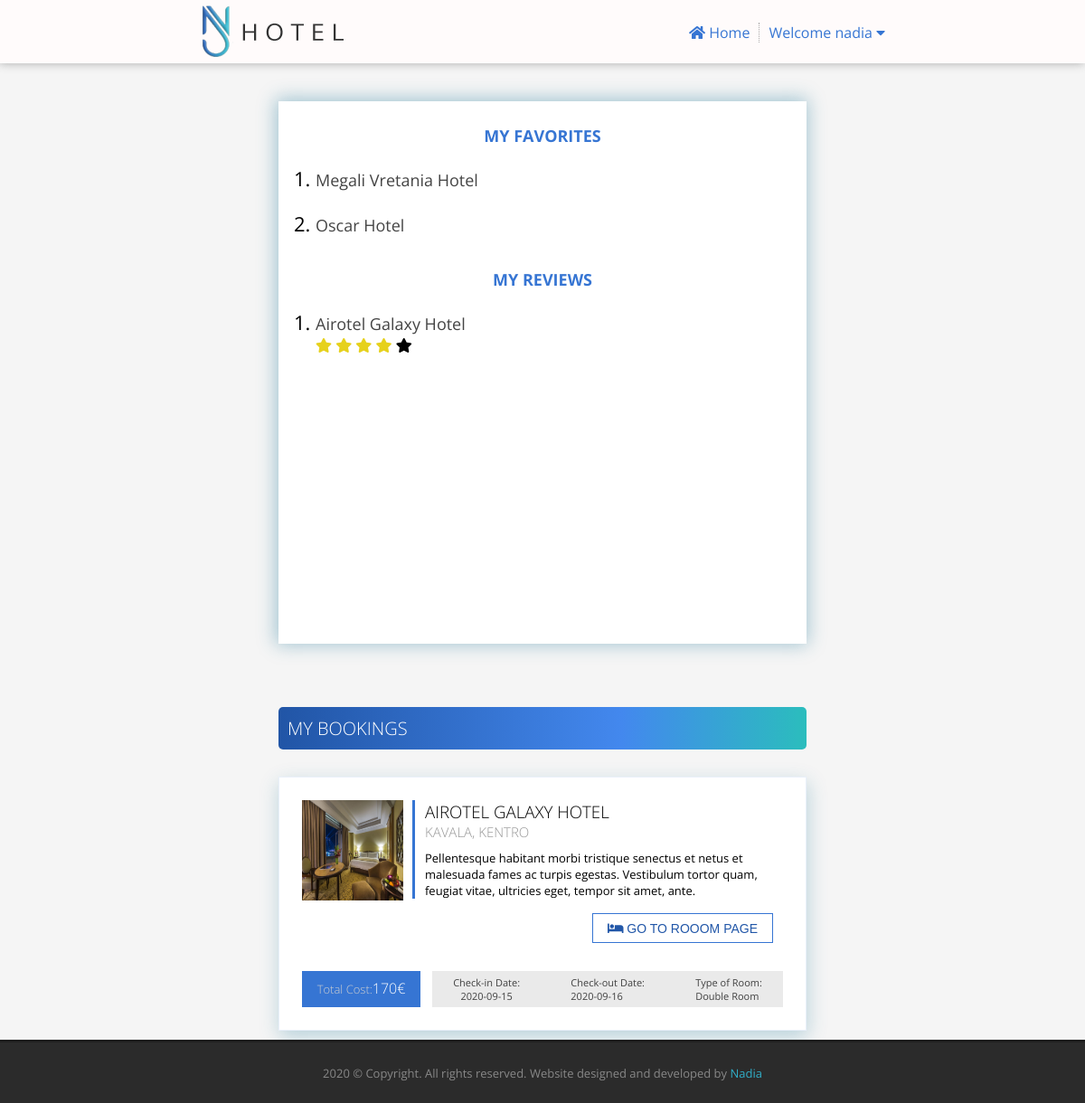
Screenshot of /public/profile.php (signed in) with the database file from the repository.
### tables this page shows
CREATE TABLE `user` (
  `user_id` int(10) UNSIGNED NOT NULL,
  `name` varchar(250) NOT NULL,
  `email` varchar(250) NOT NULL,
  `password` text NOT NULL,
  `created_time` timestamp NOT NULL DEFAULT current_timestamp()
);

CREATE TABLE `favorite` (
  `user_id` int(10) UNSIGNED NOT NULL,
  `room_id` int(10) UNSIGNED NOT NULL,
  `created_time` timestamp NOT NULL DEFAULT current_timestamp()
);

CREATE TABLE `room` (
  `room_id` int(10) UNSIGNED NOT NULL,
  `type_id` int(10) UNSIGNED NOT NULL,
  `name` varchar(250) NOT NULL,
  `city` varchar(250) NOT NULL,
  `area` varchar(250) NOT NULL,
  `photo_url` varchar(250) NOT NULL,
  `count_of_guests` int(10) UNSIGNED NOT NULL,
  `price` int(10) UNSIGNED NOT NULL,
  `address` varchar(250) NOT NULL,
  `location_lat` decimal(10,7) NOT NULL,
  `location_long` decimal(10,7) NOT NULL,
  `description_short` varchar(250) NOT NULL,
  `description_long` text NOT NULL,
  `parking` tinyint(1) NOT NULL,
  `wifi` tinyint(1) NOT NULL,
  `pet_friendly` tinyint(1) NOT NULL,
  `avg_reviews` decimal(10,7) DEFAULT NULL,
  `count_reviews` int(10) UNSIGNED DEFAULT 0,
  `created_time` timestamp NOT NULL DEFAULT current_timestamp()
);

CREATE TABLE `review` (
  `review_id` int(10) UNSIGNED NOT NULL,
  `room_id` int(10) UNSIGNED NOT NULL,
  `user_id` int(10) UNSIGNED DEFAULT NULL,
  `rate` int(10) UNSIGNED NOT NULL,
  `comment` varchar(250) DEFAULT NULL,
  `created_time` timestamp NOT NULL DEFAULT current_timestamp()
);

CREATE TABLE `booking` (
  `booking_id` int(10) UNSIGNED NOT NULL,
  `user_id` int(10) UNSIGNED NOT NULL,
  `room_id` int(10) UNSIGNED NOT NULL,
  `check_in_date` date NOT NULL,
  `check_out_date` date NOT NULL,
  `total_price` int(10) UNSIGNED NOT NULL,
  `created_time` timestamp NOT NULL DEFAULT current_timestamp()
);

CREATE TABLE `room_type` (
  `type_id` int(10) UNSIGNED NOT NULL,
  `title` varchar(250) NOT NULL
);

### app/Hotel/User.php (called while the page is built, shortened)
<?php
class User extends BaseService{
    private static $currentUserId;
    public function getByUserId($userId){
        $parameters = [
            ':user_id' => $userId
        ];
        return $this->fetch("SELECT * FROM user WHERE user_id = :user_id", $parameters);
    }
    public static function getCurrentUserId(){
        return self::$currentUserId;
    }
    public static function setCurrentUserId($userId){
       self::$currentUserId = $userId;
    }
}
?>

### app/Hotel/BaseService.php (called while the page is built, shortened)
<?php
class BaseService{
    private static $pdo;
    protected function initializePdo(){
        if(!empty(self::$pdo)){
            return;
        }
        $config = Configuration::getInstance();
        $databaseConfig = $config->getConfig()['database'];
        try{
            self::$pdo = new PDO(sprintf('mysql:host=%s;dbname=%s;charset=UTF8', $databaseConfig['host'], $databaseConfig['dbname']), $databaseConfig['username'], $databaseConfig['password'], [PDO::MYSQL_ATTR_INIT_COMMAND => "SET NAMES 'UTF8'"]);
            self::$pdo->setAttribute(PDO::ATTR_ERRMODE, PDO::ERRMODE_EXCEPTION);
        }catch (\PDOException $ex){
            throw new \Exception(sprintf('Could not connect to database. Error: %s', $ex->getMessage()));
        }
    }
    protected function fetchAll($sql, $parameters= [], $type = PDO::FETCH_ASSOC){
        $statement = $this->getPdo()->prepare($sql);
        foreach ($parameters as $key => $value){
            $statement->bindValue($key, $value, is_int($value) ? PDO::PARAM_INT : PDO::PARAM_STR);
        }
        $status = $statement->execute();
        return $statement->fetchAll($type);
    }
    protected function fetch($sql, $parameters= [], $type = PDO::FETCH_ASSOC){
        $statement = $this->getPdo()->prepare($sql);
        foreach ($parameters as $key => $value){
            $statement->bindValue($key, $value, is_int($value) ? PDO::PARAM_INT : PDO::PARAM_STR);
        }
        $status = $statement->execute();
        return $statement->fetch($type);
    }
    protected function getPdo(){
        return self::$pdo;
    }
}
?>

### app/Hotel/Favorite.php (called while the page is built, shortened)
<?php
class Favorite extends BaseService  {
    public function getListByUser($userId){
        $parameters = [
            ':user_id' => $userId
        ];
        return $this->fetchAll("SELECT favorite.*, room.name
         FROM favorite
         INNER JOIN room ON favorite.room_id = room.room_id
         WHERE user_id = :user_id", $parameters);
    }
}
?>

### app/Hotel/Review.php (called while the page is built, shortened)
<?php
class Review extends BaseService  {
    public function getListByUser($userId){
        $parameters = [
            ':user_id' => $userId
        ];
        return $this->fetchAll("SELECT review.*, room.name
         FROM review
         INNER JOIN room ON review.room_id = room.room_id
         WHERE user_id = :user_id", $parameters);
    }
}
?>

### app/Hotel/Booking.php (called while the page is built, shortened)
<?php
class Booking extends BaseService  {
    public function getListByUser($userId){
        $parameters = [
            ':user_id' => $userId
        ];
        return $this->fetchAll("SELECT booking.*, room.*, room_type.title as room_type
         FROM booking
         INNER JOIN room ON booking.room_id = room.room_id
         INNER JOIN room_type ON room.type_id = room_type.type_id
         WHERE user_id = :user_id", $parameters);
    }
}
?>

### public/profile.php (the view, shortened to what this page needs)
<?php
$userId = User::getCurrentUserId();
$favorite = new Favorite();
$userFavorites = $favorite->getListByUser($userId);
$review = new Review();
$userReviews = $review->getListByUser($userId);
$booking = new Booking();
$userBookings = $booking->getListByUser($userId);
?>
<!DOCTYPE html>
<html lang="en">
    <head>
        <link rel="stylesheet" href="assets/css/all.min.css">
        <link rel="stylesheet" type="text/css" href="assets/css/style.css">
        <link rel="stylesheet" type="text/css" href="assets/css/list.css">
        <link rel="stylesheet" type="text/css" href="assets/css/profile.css">
        <link rel="stylesheet" type="text/css" href="assets/css/drop.css">
        <link rel="stylesheet" type="text/css" href="assets/css/responsive.css">
    </head>
    <body>
        <?php include "partial/header.php" ?>
        <?php include "partial/mobile.php" ?>
        <section>
            <div class="search-results">
                <div class="sidebar-filters">
                    <div class="favourites">
                        <h2>My Favorites</h2>
                        <?php
                            if(count($userFavorites) > 0){
                        ?>
                        <ol>
                            <?php
                                foreach ($userFavorites as $favorite) {
                            ?>
                            <li class="hotel-fav-rev">
                                <span><a class="name-styles" href="room.php?room_id=<?php echo $favorite['room_id']; ?>"><?php echo $favorite['name']; ?></a></span>
                            </li>
                            <?php
                                }
                            ?>
                        </ol>
                        <?php
                            }else{
                        ?>
                        <h2 class="check-search">You don't have any favorite Hotel!</h2>
                        <?php
                            }
                        ?>
                    </div>
                    <div class="reviews">
                        <h2>My Reviews</h2>
                        <?php
                            if(count($userReviews) > 0){
                        ?>
                        <ol>
                            <?php
                                foreach ($userReviews as $review){
                            ?>
                            <li class="hotel-fav-rev">
                                <span><a class="name-styles" href="room.php?room_id=<?php echo $favorite['room_id']; ?>"><?php echo $review['name']; ?></a></span>
                            </li>
                            <?php
                                for ($i = 1; $i <= 5; $i++){
                                    if($review['rate'] >= $i){
                                        ?>
                                        <i class="fas fa-star checked"></i>
                                        <?php
                                    }else{
                                        ?>
                                        <i class="fas fa-star"></i>
                                        <?php
                                    }
                                }
                            ?>
                           <?php
                                }
                           ?>
                        </ol>
                        <?php
                            }else{
                        ?>
                        <h2 class="check-search">You don't have any reviews!</h2>
                        <?php
                            }
                        ?>
                    </div>
                </div>
                <div class="hotel-results">
                    <div class="results-bar">
                        <h2>My bookings</h2>
                    </div>
                    <?php
                        if(count($userBookings) > 0){
                    ?>
                        <article class="room">
                            <?php
                                foreach ($userBookings as $booking){
                            ?>
                            <aside class="media">
                                <img  src="assets/images/rooms/<?php echo $booking['photo_url']; ?>">
                            </aside>
                            <div class="info">
                                <h1><?php echo $booking['name']; ?></h1>
                                <h2><?php echo sprintf('%s, %s' , $booking['city'], $booking['area']); ?></h2>
                                <p><?php echo $booking['description_short']; ?></p>
                                <button class="go-to-room-button"><a href="room.php?room_id=<?php echo $booking['room_id']; ?>"><i class="fas fa-bed"></i> Go to Rooom Page</a></button>
                            </div>
                            <div class="room-details">
                                <h3 class="room-price room-profile-price"><span class="per-night-price total"> Total Cost:</span><?php echo $booking['total_price']; ?>€</h3>
                                <div class="details profile-d">
                                    <p class="detail-text1 profile-detail"><span class="detail-titles">Check-in Date:</span> <span class="break"><?php echo $booking['check_in_date']; ?></span></p>
                                    <p class="detail-text2 profile-detail"><span class="detail-titles">Check-out Date: </span><span class="break"><?php echo $booking['check_out_date']; ?></span></p>
                                    <p class="detail-text3 profile-detail"><span class="detail-titles">Type of Room: </span><span class="break"><?php echo $booking['room_type']; ?></span></p>
                                </div>
                            </div>
                            </div>
                            <?php
                                }
                            ?>
                    <?php
                        } else{
                    ?>
                        <h2 class="check-search">You don't have any booking</h2>
                        <hr class="hr">
                    <?php
                        }
                    ?>
                </div>
        </section>
        <?php include "partial/footer.php" ?>
    </body>
</html>

### public/partial/header.php (shortened to what this page needs)
<?php
$userId =  User::getCurrentUserId();
if(!empty($userId)){
    $user = new User();
    $name = $user->getByUserId($userId)['name'];
}
?>
<header>
    <div class="header-container">
        <div class="logo">
            <a href="index.php"><img src="assets/images/logo.png"></a>
            </div>
        <nav class="navigation">
            <ul>
                <li class="nav-item home-page">
                    <a href="index.php">
                        <i class="fas fa-home"></i>&nbsp;<span>Home</span>
                    </a>
                </li>
                <?php
                    if(!empty($userId)) {
                ?>
                    <li class="dropdown nav-item-two profile-page">
                        <div class="dropbtn" onclick="dropdown()">Welcome <?php echo $name ?>
                            <i class="fa fa-caret-down"></i>
                        </div>
                    </li>
                <?php
                    }
                ?>
            </ul>
        </nav>
    </div>
</header>

### rows the page displays
user: name "nadia"
favorite: room.name "Megali Vretania Hotel"
favorite: room.name "Oscar Hotel"
review: room.name "Airotel Galaxy Hotel", rate 4 (drawn)
booking: room.photo_url (picture), room.name "AIROTEL GALAXY HOTEL", room.city "KAVALA", room.area "KENTRO", room.description_short "Pellentesque habitant morbi tristique senectus et netus et malesuada fames ac turpis egestas. Vestibulum tortor quam, feugiat vitae, ultricies eget, tempor sit amet, ante.", total_price "170", check_in_date "2020-09-15", check_out_date "2020-09-16", room_type.title "Double Room"
